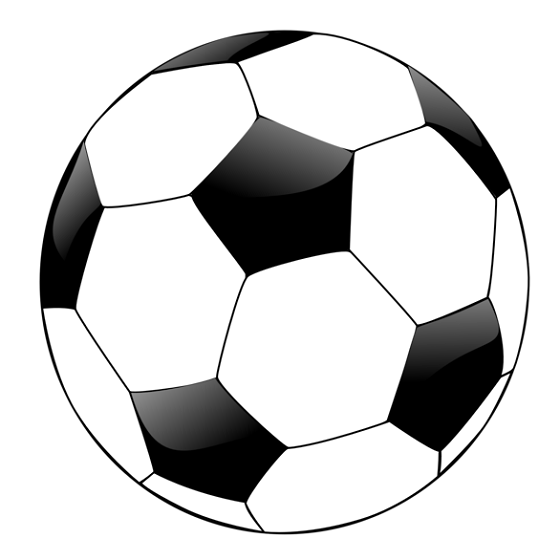
#> input picture SVD_compression/SoccerBall.png, 560 x 560 px, given in place of SoccerBall_verySmall.png, which was not available
$ python svd.py
#> lines starting #> are read from the running program, lines starting #| are printed output that depends on the picture; pictures that were not available may be replaced by others from this repository, and a replacement may not be noted
import matplotlib.pyplot as plt
import numpy as np
import time
import os

from PIL import Image

np.set_printoptions(precision=1, linewidth=160)

def numericExample():
    with Image.open("SoccerBall_verySmall.png") as Img:
#> Img is the input picture: PIL image 560x560 RGBA; mean R, G, B, A 211.8, 211.8, 211.8, 255
        imgGray = Img.convert("LA")
        imgMatrix = np.array(list(imgGray.getdata(band=0)), float)
        imgMatrix.shape = (imgGray.size[1], imgGray.size[0])
        imgMatrix = np.matrix(imgMatrix)
        plt.imshow(imgMatrix, cmap='gray');
        print("Original: 100 Values\n", imgMatrix, end="\n\n")
#> (printed output is left out)
        plt.show();
        U, sigma, V = np.linalg.svd(imgMatrix)
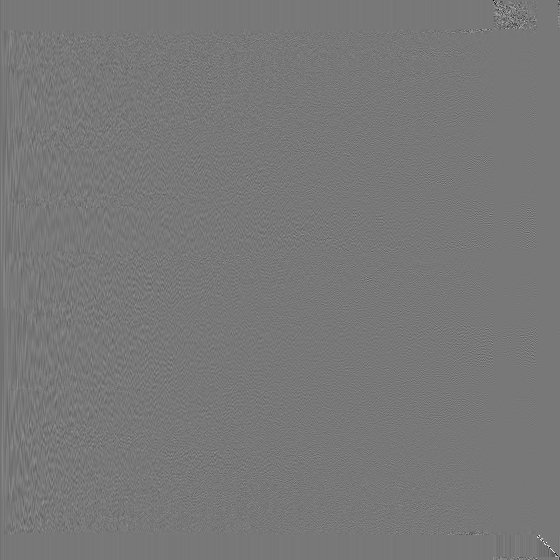
#> U: shape (560, 560) float64; min -0.865, max 0.967, mean -7.07e-05; drawn with min black and max white
#> sigma = 560 values, max 120873.5 at index 0, min 4.76e-12 at index 559, mean 794.8
        for i in range(1, 8, 2):
            print("U: \n", U[:, :i] * np.diag(sigma[:i]), end="\n\n")
            print("V: \n", V[:i, :], end="\n\n")
            reconstimg = np.matrix(U[:, :i]) * np.diag(sigma[:i]) * np.matrix(V[:i, :])
            size = 20 * i;
            print("Reconstructed {} Values: \n".format(size), reconstimg, end="\n\n")
            plt.imshow(reconstimg, cmap='gray');
            plt.show()
            os.system('cls')
            print("Original: \n", imgMatrix, end="\n\n")
#> this loop made 4 passes
#> (printed output is left out)
#> pass 1, in numericExample, `reconstimg = np.matrix(U[:, :i]) * np.diag(sigma[:i]) * np.matrix(V[:i..`:
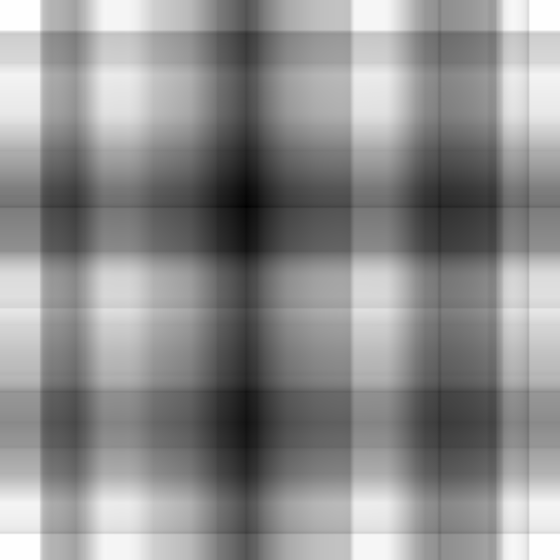
#> reconstimg: shape (560, 560) float64; min 105.1, max 296.1, mean 212.2; drawn with min black and max white
        plt.imshow(imgMatrix, cmap='gray')
        plt.show()
        os.system('cls')

def liveSvdDemo(fileName, svdStart, svdStop, svdStep):
    # May cause MemoryError if accumulated Images are too large
#> called with fileName = 'skyline.png', svdStart = 1, svdStop = 302, svdStep = 40
    with Image.open(fileName) as Img:
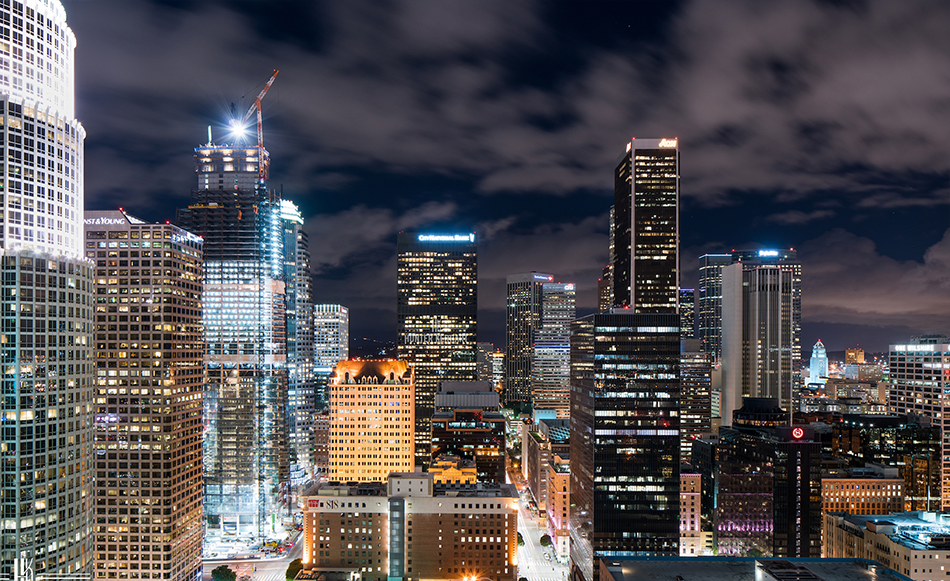
#> input picture SVD_compression/skyline.png, 950 x 581 px
#> Img is the input picture: PIL image 950x581 RGBA; mean R, G, B, A 82.1, 78.8, 82.4, 255
        imgX, imgY = Img.size
#> imgX = 950; imgY = 581
        imgGray = Img.convert("LA")
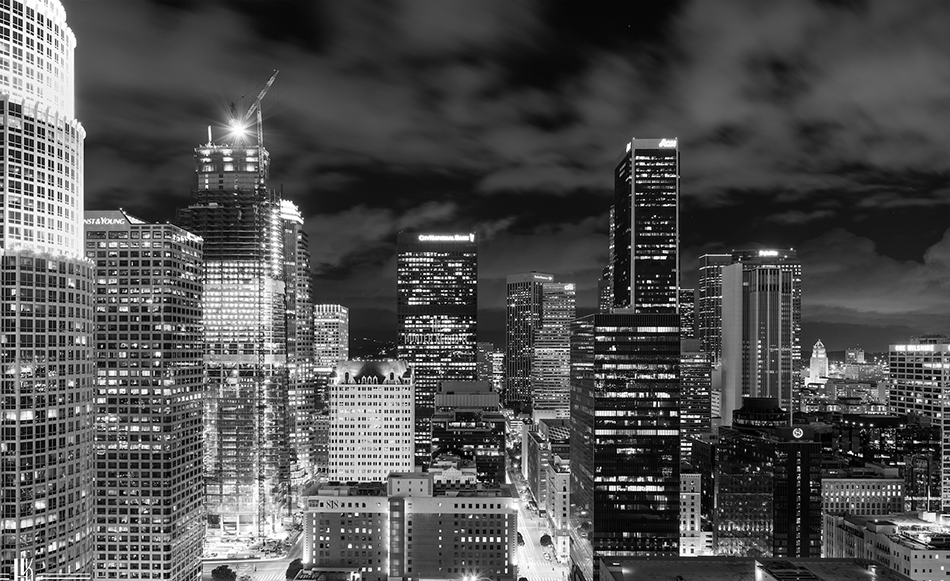
#> imgGray: PIL image 950x581 LA; mean R, G, B, A 80.2, 80.2, 80.2, 255; transparent parts drawn white
        imgMatrix = np.array(list(imgGray.getdata(band=0)), float)
        imgMatrix.shape = (imgGray.size[1], imgGray.size[0])
        imgMatrix = np.matrix(imgMatrix)
#> imgMatrix: shape (581, 950) float64
        print("Original: {} * {} = {} Total Values".format(
                imgX, imgY, imgMatrix.size))
        plt.imshow(imgGray, cmap='gray');
        U, sigma, V = np.linalg.svd(imgMatrix)
#> U: shape (581, 581) float64
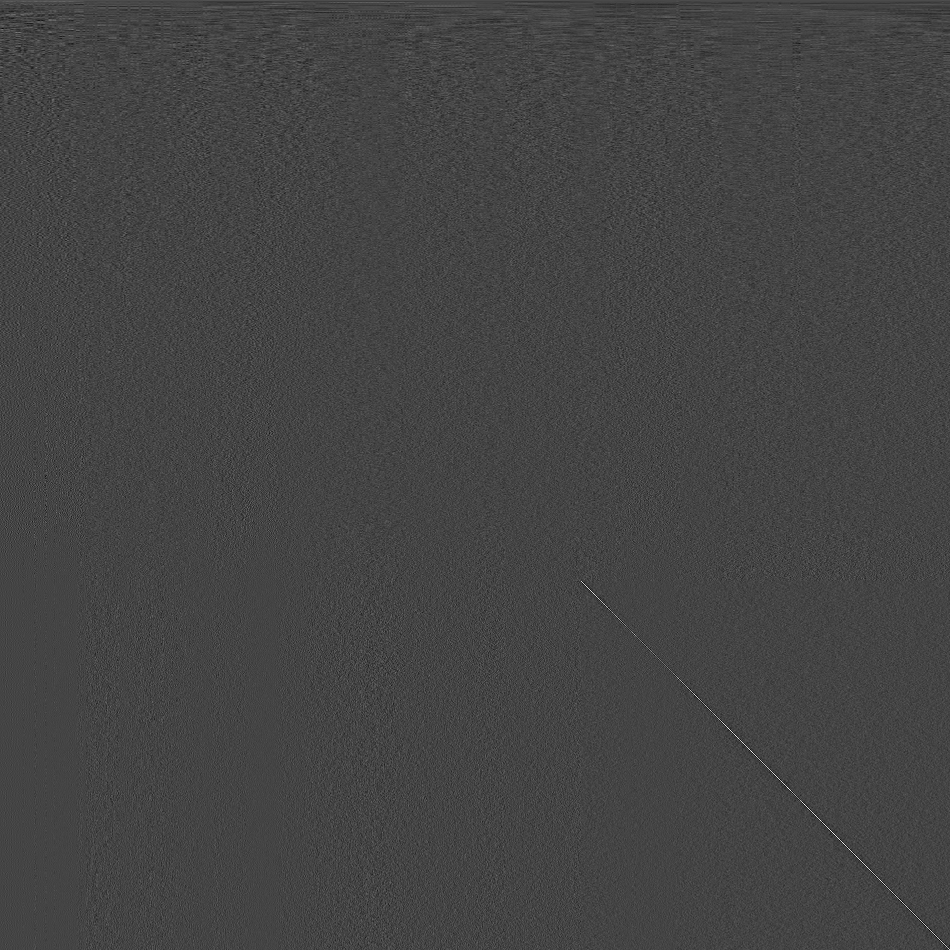
#> V: shape (950, 950) float64; min -0.258, max 0.701, mean 1.91e-05; drawn with min black and max white
#> sigma = 581 values, max 63743.6 at index 0, min 8.26 at index 580, mean 888
        for i in range(svdStart, svdStop, svdStep):
            svdSize = i * (imgX + imgY)
            print("{} * {} + {} * {} = {} Total Values = {:.4f} compression".format(
                imgX, i, imgY, i, svdSize, 1 - svdSize/imgMatrix.size))
            reconstimg = np.matrix(U[:, :i]) * np.diag(sigma[:i]) * np.matrix(V[:i, :])
            plt.imshow(reconstimg, cmap='gray');
            plt.show()
#> this loop made 8 passes
#> pass 1, in liveSvdDemo, `reconstimg = np.matrix(U[:, :i]) * np.diag(sigma[:i]) * np.matrix(V[:i..`:
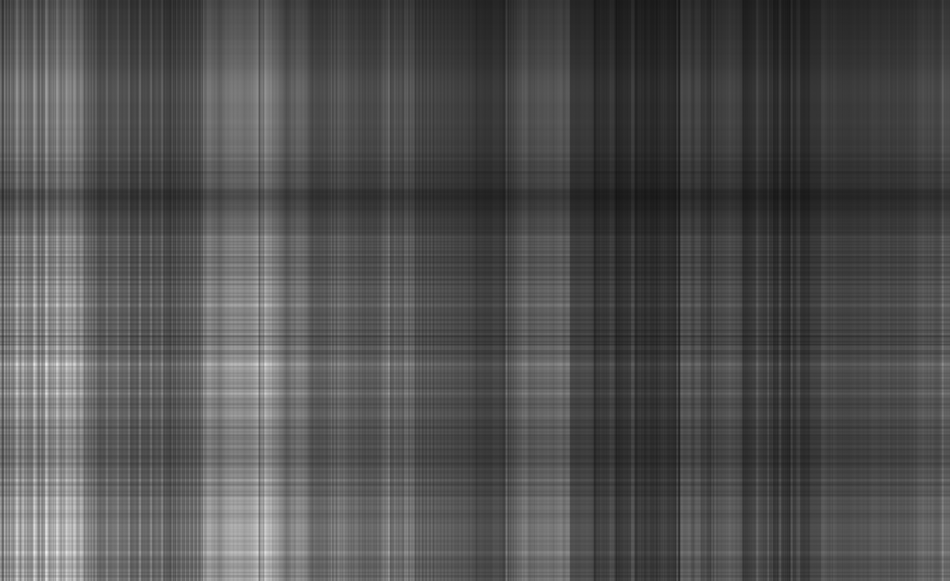
#> reconstimg: shape (581, 950) float64; min 21.04, max 243.9, mean 80.4
#> pass 3, in liveSvdDemo, `reconstimg = np.matrix(U[:, :i]) * np.diag(sigma[:i]) * np.matrix(V[:i..`:
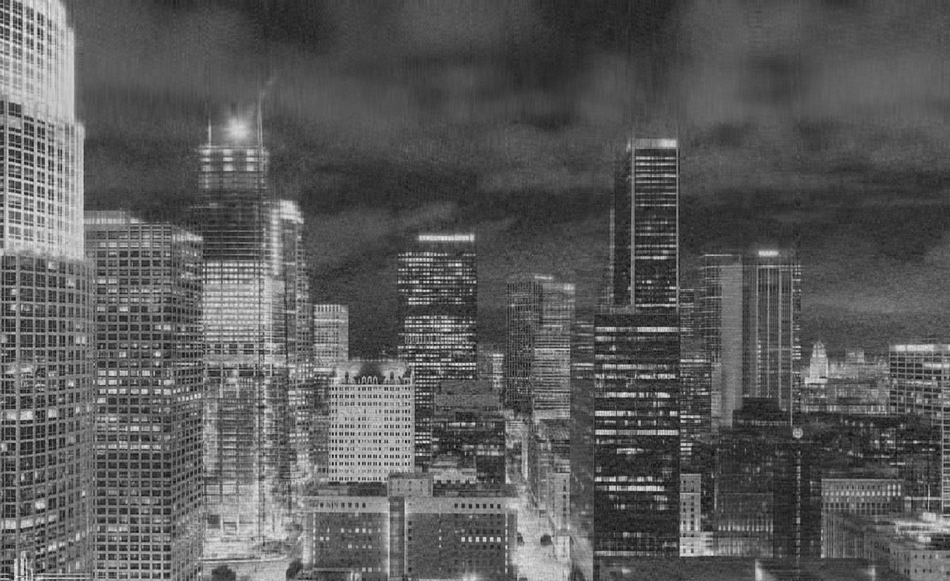
#> reconstimg: shape (581, 950) float64; min -56.76, max 326.7, mean 80.2; drawn with min black and max white
        print("Presenting the grey scale original")
        plt.imshow(imgGray, cmap='gray');
        plt.show()

numericExample()
liveSvdDemo("skyline.png", 1, 302, 40)
